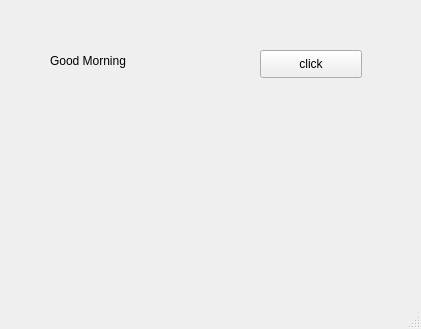
<?xml version="1.0" encoding="UTF-8"?>
<ui version="4.0">
 <class>MainWindow</class>
 <widget class="QMainWindow" name="MainWindow">
  <property name="geometry">
   <rect>
    <x>0</x>
    <y>0</y>
    <width>421</width>
    <height>329</height>
   </rect>
  </property>
  <property name="windowTitle">
   <string>MainWindow</string>
  </property>
  <widget class="QWidget" name="centralwidget">
   <widget class="QLabel" name="lbl">
    <property name="geometry">
     <rect>
      <x>50</x>
      <y>50</y>
      <width>171</width>
      <height>21</height>
     </rect>
    </property>
    <property name="text">
     <string>Good Morning</string>
    </property>
   </widget>
   <widget class="QPushButton" name="pb">
    <property name="geometry">
     <rect>
      <x>260</x>
      <y>50</y>
      <width>102</width>
      <height>28</height>
     </rect>
    </property>
    <property name="text">
     <string>click</string>
    </property>
   </widget>
  </widget>
  <widget class="QMenuBar" name="menubar">
   <property name="geometry">
    <rect>
     <x>0</x>
     <y>0</y>
     <width>421</width>
     <height>26</height>
    </rect>
   </property>
  </widget>
  <widget class="QStatusBar" name="statusbar"/>
 </widget>
 <resources/>
 <connections/>
</ui>
